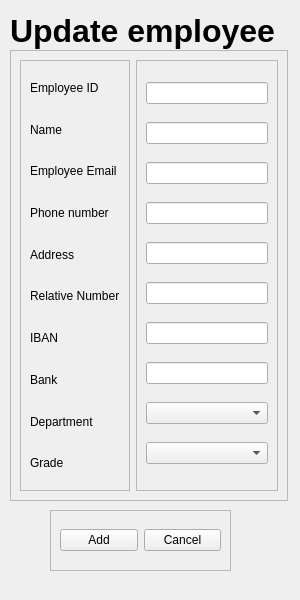
<?xml version="1.0" encoding="UTF-8"?>
<ui version="4.0">
 <class>MainWindow</class>
 <widget class="QMainWindow" name="MainWindow">
  <property name="geometry">
   <rect>
    <x>0</x>
    <y>0</y>
    <width>300</width>
    <height>600</height>
   </rect>
  </property>
  <property name="minimumSize">
   <size>
    <width>300</width>
    <height>600</height>
   </size>
  </property>
  <property name="maximumSize">
   <size>
    <width>300</width>
    <height>600</height>
   </size>
  </property>
  <property name="windowTitle">
   <string>MainWindow</string>
  </property>
  <widget class="QWidget" name="centralwidget">
   <widget class="QLabel" name="UpdateEmployee_Title_2">
    <property name="geometry">
     <rect>
      <x>10</x>
      <y>10</y>
      <width>281</width>
      <height>41</height>
     </rect>
    </property>
    <property name="font">
     <font>
      <pointsize>24</pointsize>
      <weight>75</weight>
      <bold>true</bold>
     </font>
    </property>
    <property name="text">
     <string>Update employee</string>
    </property>
   </widget>
   <widget class="QFrame" name="frame">
    <property name="geometry">
     <rect>
      <x>10</x>
      <y>50</y>
      <width>278</width>
      <height>451</height>
     </rect>
    </property>
    <property name="frameShape">
     <enum>QFrame::StyledPanel</enum>
    </property>
    <property name="frameShadow">
     <enum>QFrame::Raised</enum>
    </property>
    <layout class="QHBoxLayout" name="horizontalLayout">
     <item>
      <widget class="QFrame" name="frame_2">
       <property name="frameShape">
        <enum>QFrame::StyledPanel</enum>
       </property>
       <property name="frameShadow">
        <enum>QFrame::Raised</enum>
       </property>
       <layout class="QVBoxLayout" name="verticalLayout">
        <item>
         <widget class="QLabel" name="TitleOfEmployeeID_UpdateEmployee_2">
          <property name="enabled">
           <bool>true</bool>
          </property>
          <property name="text">
           <string>Employee ID</string>
          </property>
         </widget>
        </item>
        <item>
         <widget class="QLabel" name="TitleOfEmployeeName_UpdateEmployee_3">
          <property name="text">
           <string>Name</string>
          </property>
         </widget>
        </item>
        <item>
         <widget class="QLabel" name="TitleOfEmployeeEmail_UpdateEmployee_2">
          <property name="text">
           <string>Employee Email</string>
          </property>
         </widget>
        </item>
        <item>
         <widget class="QLabel" name="TitleOf_EmployeePhoneNumber_UpdateEmployee_2">
          <property name="text">
           <string>Phone number</string>
          </property>
         </widget>
        </item>
        <item>
         <widget class="QLabel" name="TitleOf_EmployeeAddress_UpdateEmployee_2">
          <property name="text">
           <string>Address</string>
          </property>
         </widget>
        </item>
        <item>
         <widget class="QLabel" name="TitleOf_EmployeeRelativeNumber_UpdateEmployee_2">
          <property name="text">
           <string>Relative Number</string>
          </property>
         </widget>
        </item>
        <item>
         <widget class="QLabel" name="TitleOf_EmployeeIBAN_UpdateEmployee_2">
          <property name="text">
           <string>IBAN</string>
          </property>
         </widget>
        </item>
        <item>
         <widget class="QLabel" name="TitleOf_EmployeeBank_UpdateEmployee_3">
          <property name="text">
           <string>Bank</string>
          </property>
         </widget>
        </item>
        <item>
         <widget class="QLabel" name="TitleOf_EmployeeDepartment_UpdateEmployee_2">
          <property name="text">
           <string>Department</string>
          </property>
         </widget>
        </item>
        <item>
         <widget class="QLabel" name="TitleOf_EmployeeGrade_UpdateEmployee_2">
          <property name="enabled">
           <bool>true</bool>
          </property>
          <property name="text">
           <string>Grade</string>
          </property>
          <property name="wordWrap">
           <bool>false</bool>
          </property>
         </widget>
        </item>
       </layout>
      </widget>
     </item>
     <item>
      <widget class="QFrame" name="frame_3">
       <property name="frameShape">
        <enum>QFrame::StyledPanel</enum>
       </property>
       <property name="frameShadow">
        <enum>QFrame::Raised</enum>
       </property>
       <layout class="QGridLayout" name="gridLayout_2">
        <item row="1" column="0">
         <widget class="QLineEdit" name="EmployeeName_input_UpdateEmployee_2"/>
        </item>
        <item row="3" column="0">
         <widget class="QLineEdit" name="EmployeePhoneNumber_input_UpdateEmployee_2"/>
        </item>
        <item row="4" column="0">
         <widget class="QLineEdit" name="EmployeeAddress_input_UpdateEmployee_2"/>
        </item>
        <item row="0" column="0">
         <widget class="QLineEdit" name="EmployeeID_input_UpdateEmployee_2"/>
        </item>
        <item row="2" column="0">
         <widget class="QLineEdit" name="EmployeeEmail_input_UpdateEmployee_2"/>
        </item>
        <item row="5" column="0">
         <widget class="QLineEdit" name="EmployeeRelativeNumber_input_UpdateEmployee_2"/>
        </item>
        <item row="6" column="0">
         <widget class="QLineEdit" name="EmployeeIBAN_input_UpdateEmployee_2"/>
        </item>
        <item row="7" column="0">
         <widget class="QLineEdit" name="EmployeeBank_input_UpdateEmployee_3"/>
        </item>
        <item row="8" column="0">
         <widget class="QComboBox" name="EmployeeDepartment_Enum_UpdateEmployee_3"/>
        </item>
        <item row="9" column="0">
         <widget class="QComboBox" name="EmployeeGrade_Enum_UpdateEmployee_2"/>
        </item>
       </layout>
      </widget>
     </item>
    </layout>
   </widget>
   <widget class="QFrame" name="PushButtons_AddAuditor_Frame_3">
    <property name="geometry">
     <rect>
      <x>50</x>
      <y>510</y>
      <width>181</width>
      <height>61</height>
     </rect>
    </property>
    <property name="frameShape">
     <enum>QFrame::StyledPanel</enum>
    </property>
    <property name="frameShadow">
     <enum>QFrame::Raised</enum>
    </property>
    <layout class="QHBoxLayout" name="horizontalLayout_12">
     <item>
      <widget class="QPushButton" name="Save_UpdateEmployee_Button_3">
       <property name="text">
        <string>Add</string>
       </property>
      </widget>
     </item>
     <item>
      <widget class="QPushButton" name="Cancel_UpdateEmployee_Button_3">
       <property name="text">
        <string>Cancel</string>
       </property>
      </widget>
     </item>
    </layout>
   </widget>
  </widget>
 </widget>
 <resources/>
 <connections/>
</ui>
